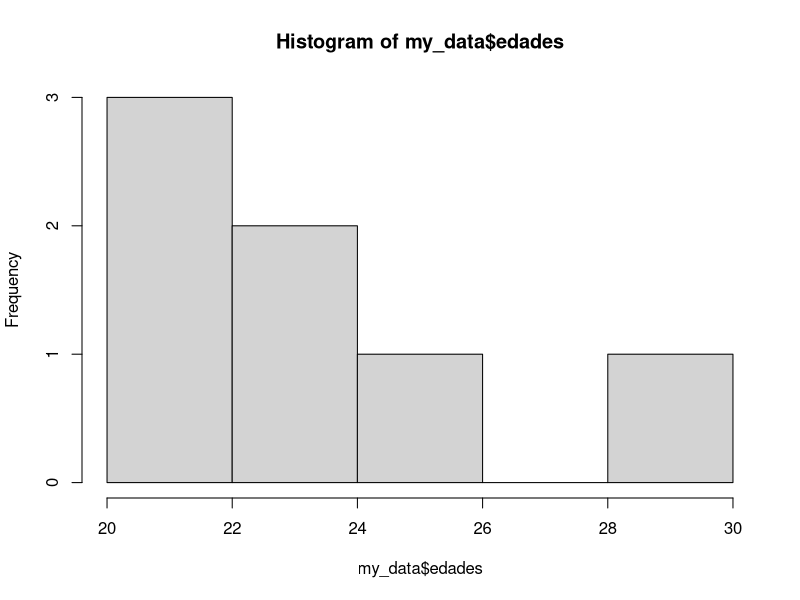

Write R code to recreate this figure.
## ---- chunk 1
nombres <- c("Sasha", "María","Jorge","Camila", "Evelina", "Joan","Joaquín")
edades <- c(20,22,25,30,23,24,20)
my_data <- data.frame(nombres,edades)
## ---- chunk 2
print(my_data)
## ---- chunk 3
hist(my_data$edades)
